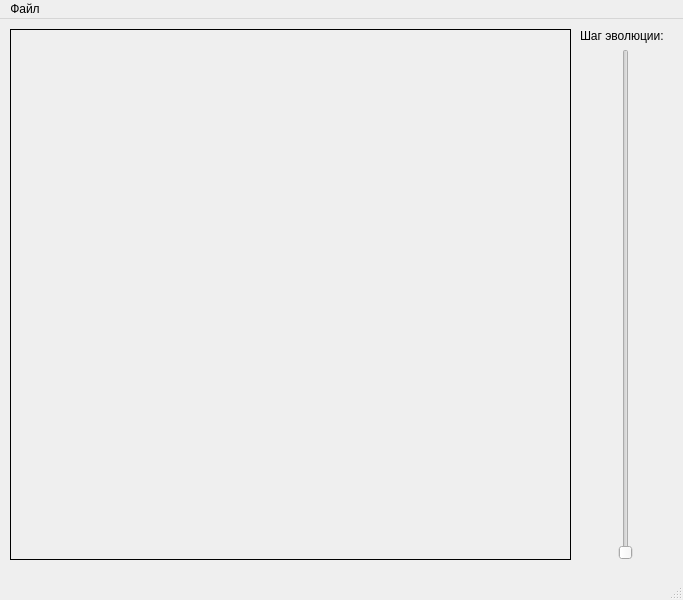
<?xml version="1.0" encoding="UTF-8"?>
<ui version="4.0">
 <class>MainWindow</class>
 <widget class="QMainWindow" name="MainWindow">
  <property name="geometry">
   <rect>
    <x>0</x>
    <y>0</y>
    <width>683</width>
    <height>600</height>
   </rect>
  </property>
  <property name="windowTitle">
   <string>MainWindow</string>
  </property>
  <widget class="QWidget" name="centralwidget">
   <widget class="QLabel" name="label">
    <property name="geometry">
     <rect>
      <x>10</x>
      <y>10</y>
      <width>561</width>
      <height>531</height>
     </rect>
    </property>
    <property name="frameShape">
     <enum>QFrame::Box</enum>
    </property>
    <property name="text">
     <string/>
    </property>
    <property name="alignment">
     <set>Qt::AlignCenter</set>
    </property>
   </widget>
   <widget class="QWidget" name="">
    <property name="geometry">
     <rect>
      <x>580</x>
      <y>10</y>
      <width>91</width>
      <height>531</height>
     </rect>
    </property>
    <layout class="QVBoxLayout" name="verticalLayout">
     <item>
      <widget class="QLabel" name="label_2">
       <property name="text">
        <string>Шаг эволюции:</string>
       </property>
      </widget>
     </item>
     <item>
      <layout class="QHBoxLayout" name="horizontalLayout">
       <item>
        <spacer name="horizontalSpacer">
         <property name="orientation">
          <enum>Qt::Horizontal</enum>
         </property>
         <property name="sizeHint" stdset="0">
          <size>
           <width>40</width>
           <height>20</height>
          </size>
         </property>
        </spacer>
       </item>
       <item>
        <widget class="QSlider" name="evolution_slider">
         <property name="orientation">
          <enum>Qt::Vertical</enum>
         </property>
        </widget>
       </item>
       <item>
        <spacer name="horizontalSpacer_2">
         <property name="orientation">
          <enum>Qt::Horizontal</enum>
         </property>
         <property name="sizeHint" stdset="0">
          <size>
           <width>40</width>
           <height>20</height>
          </size>
         </property>
        </spacer>
       </item>
      </layout>
     </item>
    </layout>
   </widget>
  </widget>
  <widget class="QMenuBar" name="menubar">
   <property name="geometry">
    <rect>
     <x>0</x>
     <y>0</y>
     <width>683</width>
     <height>21</height>
    </rect>
   </property>
   <widget class="QMenu" name="menu">
    <property name="title">
     <string>Файл</string>
    </property>
    <addaction name="file_open"/>
   </widget>
   <addaction name="menu"/>
  </widget>
  <widget class="QStatusBar" name="statusbar"/>
  <action name="file_open">
   <property name="text">
    <string>Открыть файл</string>
   </property>
  </action>
 </widget>
 <resources/>
 <connections/>
</ui>
